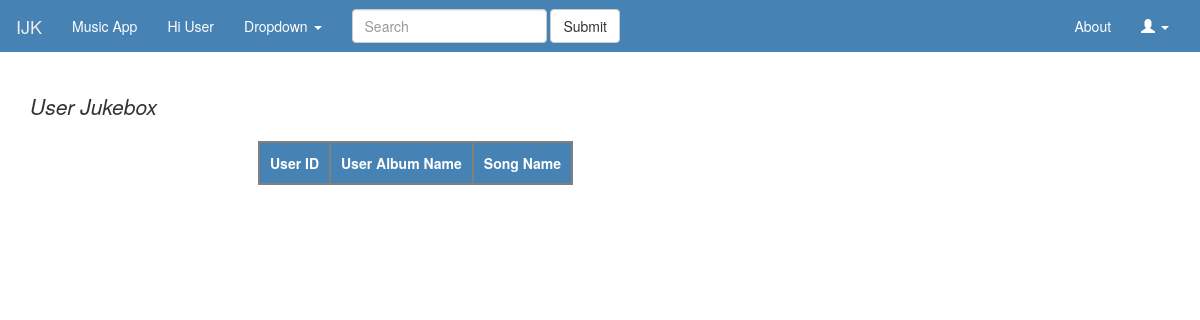
The page /jukebox.php on the database as committed earlier.
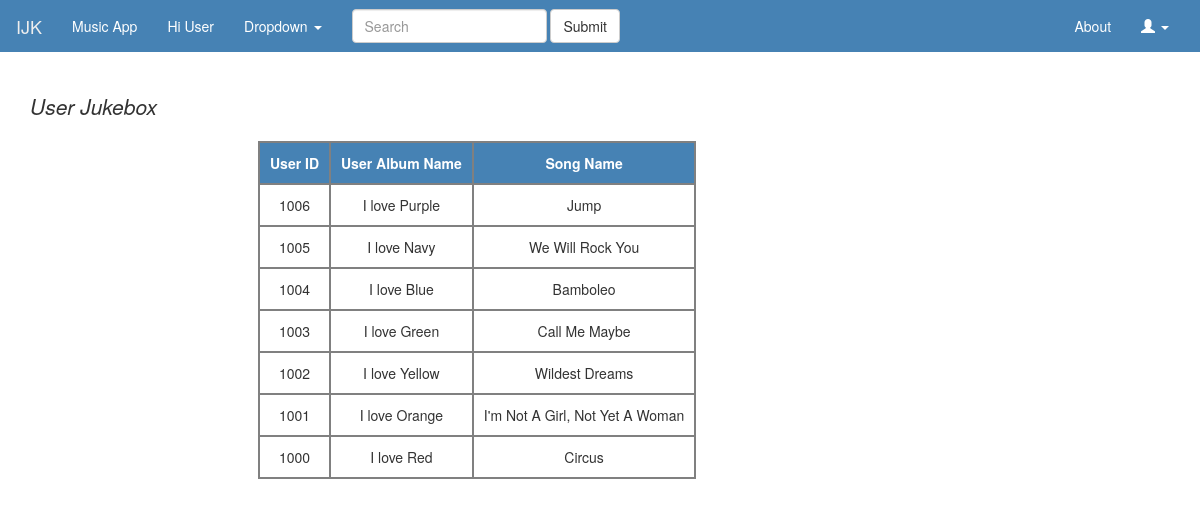
The same page on the database as committed later.
### tables this page shows
CREATE TABLE IF NOT EXISTS `Jukebox` (
  `jukebox_id` int(4) NOT NULL,
  `user_id` int(4) NOT NULL
);

CREATE TABLE IF NOT EXISTS `UserAlbum` (
  `user_album_id` int(4) NOT NULL,
  `title` varchar(64) NOT NULL,
  `user_id` int(4) NOT NULL
);

CREATE TABLE IF NOT EXISTS `Song` (
  `song_id` int(10) NOT NULL,
  `title` varchar(64) NOT NULL,
  `duration` int(8) NOT NULL,
  `language` varchar(16) NOT NULL,
  `genre_id` int(10) NOT NULL,
  `lyrics_id` int(10) NOT NULL,
  `audio_id` int(10) NOT NULL,
  `video_id` int(10) NOT NULL
);

### jukebox.php (the view, shortened to what this page needs)
<!DOCTYPE html>
<html lang="en-US">
<head>
<link href="bootstrap/css/bootstrap.min.css" rel="stylesheet">
<link href="MusicApp.css" rel="stylesheet">
</head>
<body>
	<nav class="navbar navbar-custom">
		<div class="container-fluid">
			<div class="navbar-header">
				<a class="navbar-brand" href="#">IJK</a>
			</div>
			<div class="collapse navbar-collapse"
				id="bs-example-navbar-collapse-1">
				<ul class="nav navbar-nav">
					<li class="active"><a href="#">Music App <span class="sr-only">(current)</span></a></li>
					<li><a href="#">Hi User</a></li>
					<li class="dropdown"><a href="#" class="dropdown-toggle"
						data-toggle="dropdown" role="button" aria-haspopup="true"
						aria-expanded="false">Dropdown <span class="caret"></span></a>
						</li>
				</ul>
				<form class="navbar-form navbar-left" role="search">
					<div class="form-group">
						<input type="text" class="form-control" placeholder="Search">
					</div>
					<button type="submit" class="btn btn-default">Submit</button>
				</form>
				<ul class="nav navbar-nav navbar-right">
					<li><a href="#">About</a></li>
					<li class="dropdown"><a href="#" class="dropdown-toggle"
						data-toggle="dropdown" role="button" aria-haspopup="true"
						aria-expanded="false"><span class="glyphicon glyphicon-user"
							aria-hidden="true"></span> <span class="caret"></span></a>
						</li>
				</ul>
			</div>
		</div>
	</nav>
	<div class="container">
		<h3>
			<p class="lead">
				<I>User Jukebox</I>
			</p>
		</h3>
		<p>
        <?php
								include ('include/dbConnect.php');
								$query = "SELECT Jukebox.user_id, UserAlbum.title, Song.title as stitle FROM Jukebox, JukeBoxUserAlbum , UserAlbum, UserAlbumSong, Song WHERE Jukebox.jukebox_id = JukeBoxUserAlbum.jukebox_id
								AND JukeBoxUserAlbum.user_album_id = UserAlbum.user_album_id AND UserAlbum.user_album_id = UserAlbumSong.user_album_id
								AND UserAlbumSong.song_id = Song.song_id
                    				ORDER BY 1 DESC";
								print "<table>\n";
								$data = $con->query ( $query );
								$data->setFetchMode ( PDO::FETCH_ASSOC );
								$doHeader = true;
								if ($doHeader) {
									echo "<table>";
									echo "<tr><th>User ID</th><th>User Album Name</th><th>Song Name</th></tr>";
									foreach ( $data as $row ) {
										echo "<tr>";
										echo "<td>" . $row ['user_id'] . "</td>";
										echo "<td>" . $row ['title'] . "</td>";
										echo "<td>" . $row ['stitle'] . "</td>";
										echo "</tr>\n";
									}
									echo "</table>";
								} else {
									echo "<p> Error</p>";
								}
								?>
    </p>
	</div>
</body>
</html>

### MusicApp.css (style rules this page uses)
.navbar-custom { background-color:#4682B4; color:#ffffff; border-radius:0; }
.navbar-custom .navbar-nav > li > a { color:#fff; }
.navbar-custom .navbar-nav > .active > a, .navbar-nav > .active > a:hover, .navbar-nav > .active > a:focus { color: #ffffff; background-color:transparent; }
.navbar-custom .navbar-brand { color:#eeeeee; }
table, td, th { border: 2px solid grey; text-align: center; padding: 10px; }
th { background-color: #4682B4; color: white; }
table { margin-left:20%; margin-right:auto; }

Rows that differ between the two databases and show on the page:
added jukebox: user "1006", useralbum.title "I love Purple", song.title "Jump"
added jukebox: user "1005", useralbum.title "I love Navy", song.title "We Will Rock You"
added jukebox: user "1004", useralbum.title "I love Blue", song.title "Bamboleo"
added jukebox: user "1003", useralbum.title "I love Green", song.title "Call Me Maybe"
added jukebox: user "1002", useralbum.title "I love Yellow", song.title "Wildest Dreams"
added jukebox: user "1001", useralbum.title "I love Orange", song.title "I'm Not A Girl, Not Yet A Woman"
added jukebox: user "1000", useralbum.title "I love Red", song.title "Circus"
